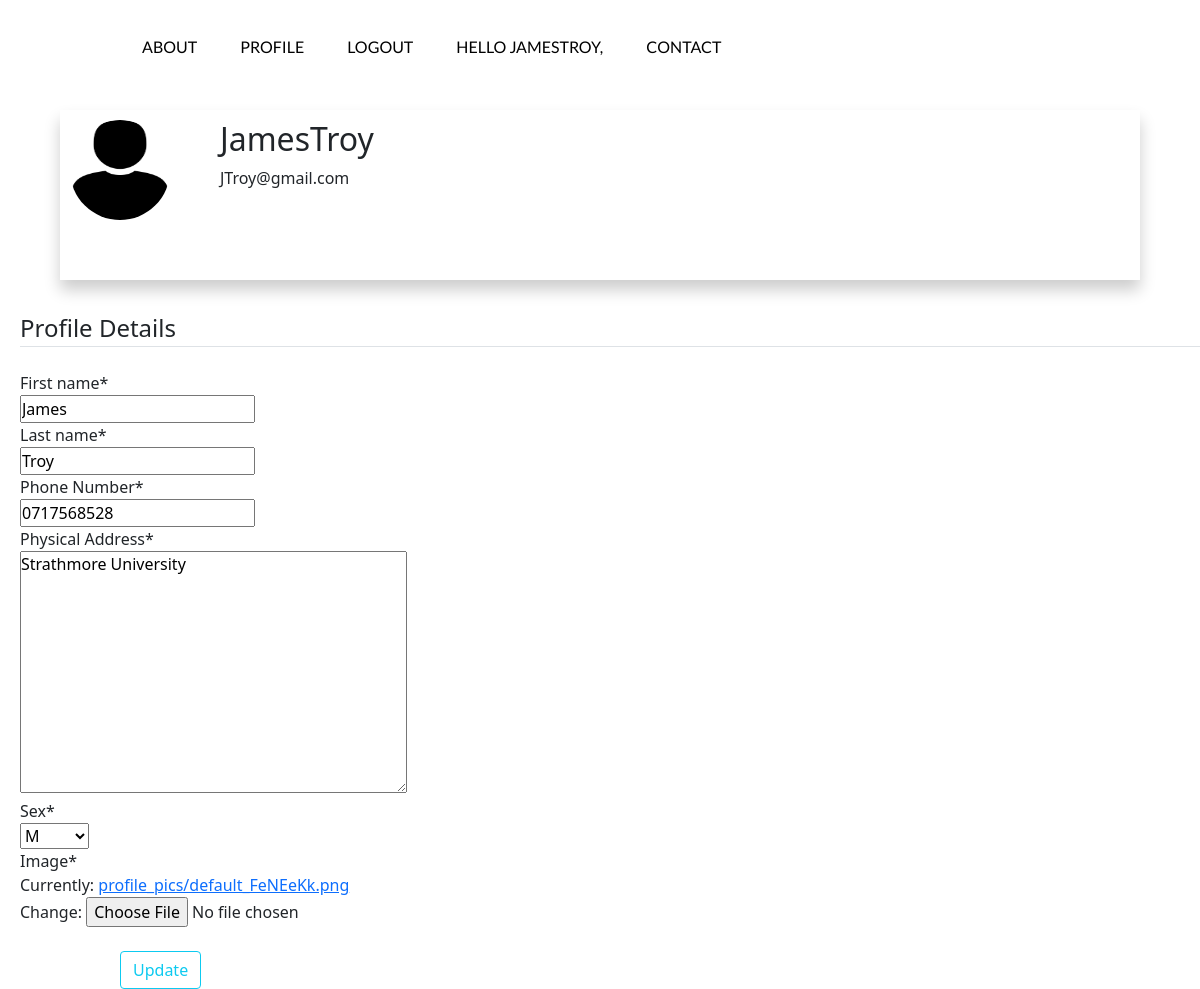
The app's page /profile/ (signed in) with its own data.
### Users/models.py (models this page shows, shortened)
class CustomUser(AbstractUser):
    first_name = models.CharField(max_length=150)
    last_name = models.CharField(max_length=150)
    email = models.EmailField(null=False)
    Phone_Number = models.CharField(max_length=14, null=True)
    Physical_Address = models.TextField(null=True)
    Date_Of_Birth = models.DateField(auto_now=False, null=True)
    Age = models.CharField(max_length=3, null=True)
    Male = 'M'
    Female = 'F'
    SEX_CHOICES = [(Male, 'M'), (Female, 'F')]
    Sex = models.CharField(max_length=30, choices=SEX_CHOICES, null=True)
    is_patient = models.BooleanField('is_patient', default=False)
    is_doctor = models.BooleanField('is_doctor', default=False)
    is_administrator = models.BooleanField('is_administrator', default=False)
    is_hospital = models.BooleanField('is_hospital', default=False)

class Profile(models.Model):
    user = models.OneToOneField(CustomUser, on_delete=models.CASCADE)
    image = models.ImageField(default='default_FeNEeKk.png', upload_to='profile_pics')

### Users/views.py (the view)
# urls.py: path('profile/', user_views.profile, name='profile'),
@login_required
def profile(request):
    if request.method == 'POST':
        u_form = UserUpdateForm(request.POST, instance=request.user)
        p_form = ProfileUpdateForm(request.POST, request.FILES, instance=request.user.profile)
        if u_form.is_valid() and p_form.is_valid():
            u_form.save()
            p_form.save()
            messages.success(request, f'Your account has been updated!')
            return redirect('profile')
    else:
        u_form = UserUpdateForm(instance=request.user)
        p_form = ProfileUpdateForm(instance=request.user.profile)
    context = {
        'u_form': u_form,
        'p_form': p_form
    }
    return render(request, 'Users/profile.html', context)

### Users/forms.py
class UserUpdateForm(forms.ModelForm):
    class Meta:
        model = CustomUser
        fields = ['first_name', 'last_name', 'Phone_Number', 'Physical_Address', 'Sex']

class ProfileUpdateForm(forms.ModelForm):
    class Meta:
        model = Profile
        fields = ['image']

### Users/Templates/Users/profile.html (shortened to what this page needs)
{% load crispy_forms_filters %}
{% load crispy_forms_tags %}
{% load static %}
<!DOCTYPE html>
<html lang="en">
<head>
    <link href="https://cdn.jsdelivr.net/npm/bootstrap@5.0.2/dist/css/bootstrap.min.css" rel="stylesheet">
    <link rel="stylesheet" type="text/css" href="{% static 'Users/style.css' %}">
</head>
<body>
    <div class="ban">
        <div class="navbar">
            <ul>
                <li><a href="#">About</a></li>
                {% if user.is_authenticated %}
                    <li><a href="{% url 'profile' %}">Profile</a></li>
                    <li><a href="{% url 'logout' %}">Logout</a></li>
                    <li><a href="{% url 'profile' %}">Hello {{ user.username }},</a></li>
                {% else %}
                    <li><a href="#">Admin Module</a></li>
                    <li><a href="#">Doctor Module</a></li>
                {% endif %}
                <li><a href="#">Contact</a></li>
            </ul>
        </div>
    </div>
    <div class="profilePage">
        <div class="profile">
            <div style="width: 150px; height: 150px; display: flex">
                <div style="padding-right: 50px;"><img alt="User's Profile Pic" src="{{ user.profile.image.url}}"></div>
                <div>
                    <h2>{{ user.username }}</h2>
                    <p>{{ user.email }}</p>
                </div>
             </div>
       </div>
    </div>
    <form method="POST" enctype="multipart/form-data">
        <fieldset class="form-group" style="margin-left: 20px">
            <legend class="border-bottom mb-4">Profile Details</legend>
            {{ u_form|crispy }}
            {{ p_form|crispy }}
        </fieldset>
        <button class="btn btn-outline-info" type="submit" style="margin-left: 10%; margin-top: 2%">Update</button>
    </form>
</body>
</html>

### Users/static/Users/style.css (style rules this page uses)
* { margin: 0; padding: 0; }
.navbar { width: 85%; margin: auto; padding: 35px 0; display: flex; align-items: center; justify-content: space-between; font-family: 'Lato', sans-serif; }
.navbar ul li { list-style: none; display: inline-block; margin: 0 20px; position: relative; }
.navbar ul li a { text-decoration: none; color: #000000; text-transform: uppercase; }
.navbar ul li::after { content: ''; height: 3px; width: 0%; background: #009688; position: absolute; left:0; bottom: -10px; transition: 0.5s; }

### Users/Templates/Users/profile.html (style rules this page uses)
img { width: 100px; height: 100px; border-radius: 50%; }
.profilePage { margin-bottom: 30px; }
.profile { border: 1px transparent; padding: 10px; box-shadow: 0 10px 15px rgb(0 0 0 / 0.2); width: 90%; position: center; margin-left: 5%; }

### records on screen
CustomUser: username "JAMESTROY", profile.image (placeholder picture), username "JamesTroy", email "JTroy@gmail.com", first_name "James", last_name "Troy", Phone_Number "0717568528", Physical_Address "Strathmore University", Sex "M"
